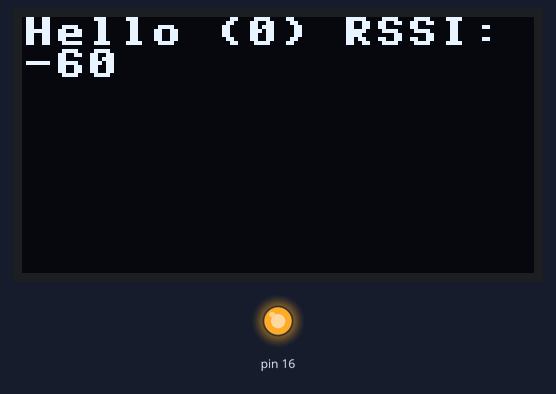
The program below on a simulated MicroPython board. Shown: 128×64 one-colour display, output pins drawn as LEDs (lit = HIGH). No radio messages arrive unless stated (any console line starting 'radio sent:' is added by the test bench); library files of the repository ran but are not shown: ssd1306.py; what the program prints to the serial console is not drawn.

Above: at 0.2 s.
At 5.3 s:
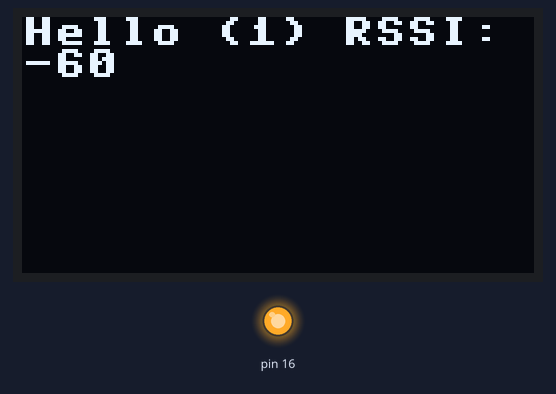
At 10.4 s:
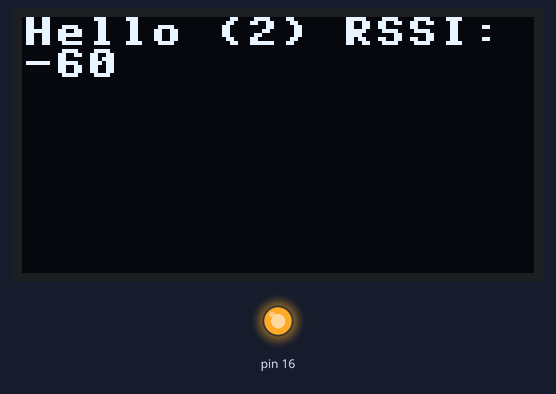
At 20.6 s:
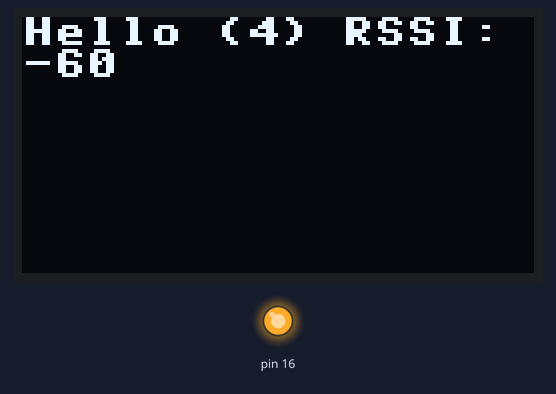
At 35.9 s:
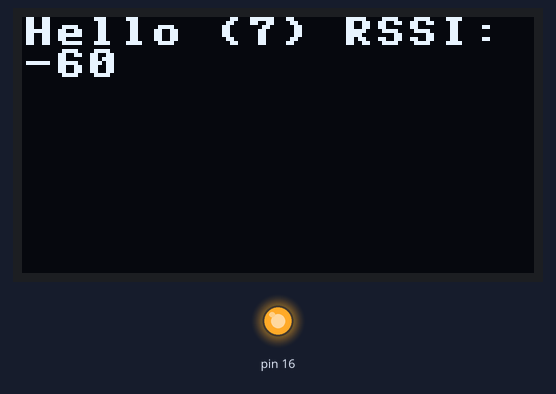

Measured:
- what the display in image 0 shows lasts 5.1 s, from 0.1 s to 5.2 s

The program:

main.py
```python
#import LoRaDuplexCallback
#import LoRaPingPong
#import LoRaSender

#from config import *
from machine import Pin, SPI
from sx127x import SX127x
from LoRaSender import lorasender
#from LoRaReceiver import LoRaReceiver
#from ssd1306_i2c import Display
from time import sleep

device_config = {
    'miso':19,
    'mosi':27,
    'ss':18,
    'sck':5,
    'dio_0':26,
    'reset':14,
    'led':2,
}

lora_parameters = {
    'frequency': 433E6,
    'tx_power_level': 2,
    'signal_bandwidth': 125E3,
    'spreading_factor': 8,
    'coding_rate': 5,
    'preamble_length': 8,
    'implicit_header': False,
    'sync_word': 0x12,
    'enable_CRC': False,
    'invert_IQ': False,
}

device_spi = SPI(baudrate = 10000000,
        polarity = 0, phase = 0, bits = 8, firstbit = SPI.MSB,
        sck = Pin(device_config['sck'], Pin.OUT, Pin.PULL_DOWN),
        mosi = Pin(device_config['mosi'], Pin.OUT, Pin.PULL_UP),
        miso = Pin(device_config['miso'], Pin.IN, Pin.PULL_UP))

lora = SX127x(device_spi, pins=device_config, parameters=lora_parameters)

example = 'sender'
#example = 'receiver'
if __name__ == '__main__':
    if example == 'sender':
        lorasender.send(lora);
```

LoRaSender.py
```python
from time import sleep
from ssd1306_i2c import Display

class lorasender:
    def send(lora):
        counter = 0
        print("LoRa Sender")
        display = Display()

        while True:
            payload = 'Hello ({0})'.format(counter)
            #print("Sending packet: \n{}\n".format(payload))
            display.show_text_wrap("{0} RSSI: {1}".format(payload, lora.packet_rssi()))
            lora.println(payload)

            counter += 1
            sleep(5)
```

ssd1306_i2c.py
```python
# https://learn.adafruit.com/micropython-hardware-ssd1306-oled-display/software
import time
from machine import I2C, Pin
from ssd1306 import SSD1306_I2C

class Display:

    def __init__(self,
                 width = 128, height = 64,
                 scl_pin_id = 15, sda_pin_id = 4,
                 freq = 400000):

        self.width = width
        self.height = height
        self.poweron()
        self.i2c = I2C(scl = Pin(scl_pin_id, Pin.OUT),
                               sda = Pin(sda_pin_id),
                               freq = freq)
        self.display = SSD1306_I2C(width, height, self.i2c)
        self.show = self.display.show

    def poweron(self, pin=16):
        pin_reset = Pin(pin, mode=Pin.OUT)
        pin_reset.value(0)
        time.sleep_ms(50)
        pin_reset.value(1)

    def poweroff(self, pin=16):
        pin_reset = Pin(pin, mode=Pin.OUT)
        pin_reset.value(0)

    def clear(self):
        self.display.fill(0)
        self.display.show()


    def show_text(self, text, x = 0, y = 0, clear_first = True, show_now = True, hold_seconds = 0):
        if clear_first: self.display.fill(0)
        self.display.text(text, x, y)
        if show_now:
            self.display.show()
            if hold_seconds > 0: time.sleep(hold_seconds)


    def wrap(self, text, start_line = 0,
             height_per_line = 8, width_per_char = 8,
             start_pixel_each_line = 0):

        chars_per_line = self.width//width_per_char
        max_lines = self.height//height_per_line - start_line
        lines = [(text[chars_per_line*line: chars_per_line*(line+1)], start_pixel_each_line, height_per_line*(line+start_line))
                 for line in range(max_lines)]

        return lines


    def show_text_wrap(self, text,
                       start_line = 0, height_per_line = 8, width_per_char = 8, start_pixel_each_line = 0,
                       clear_first = True, show_now = True, hold_seconds = 0):

        if clear_first: self.clear()

        for line, x, y in self.wrap(text, start_line, height_per_line, width_per_char, start_pixel_each_line):
            self.show_text(line, x, y, clear_first = False, show_now = False)

        if show_now:
            self.display.show()
            if hold_seconds > 0: time.sleep(hold_seconds)


    def show_datetime(self, year, month, day, hour, minute, second):
        datetime = [year, month, day, hour, minute, second]
        datetime_str = ["{0:0>2}".format(d) for d in datetime]

        self.show_text(text = '-'.join(datetime_str[:3]),
                        x = 0, y = 0, clear_first = True, show_now = False)
        self.show_text(text = ':'.join(datetime_str[3:6]),
                        x = 0, y = 10, clear_first = False, show_now = True)


    def show_time(self, year, month, day, hour, minute, second):
        self.show_datetime(year, month, day, hour, minute, second)
```
